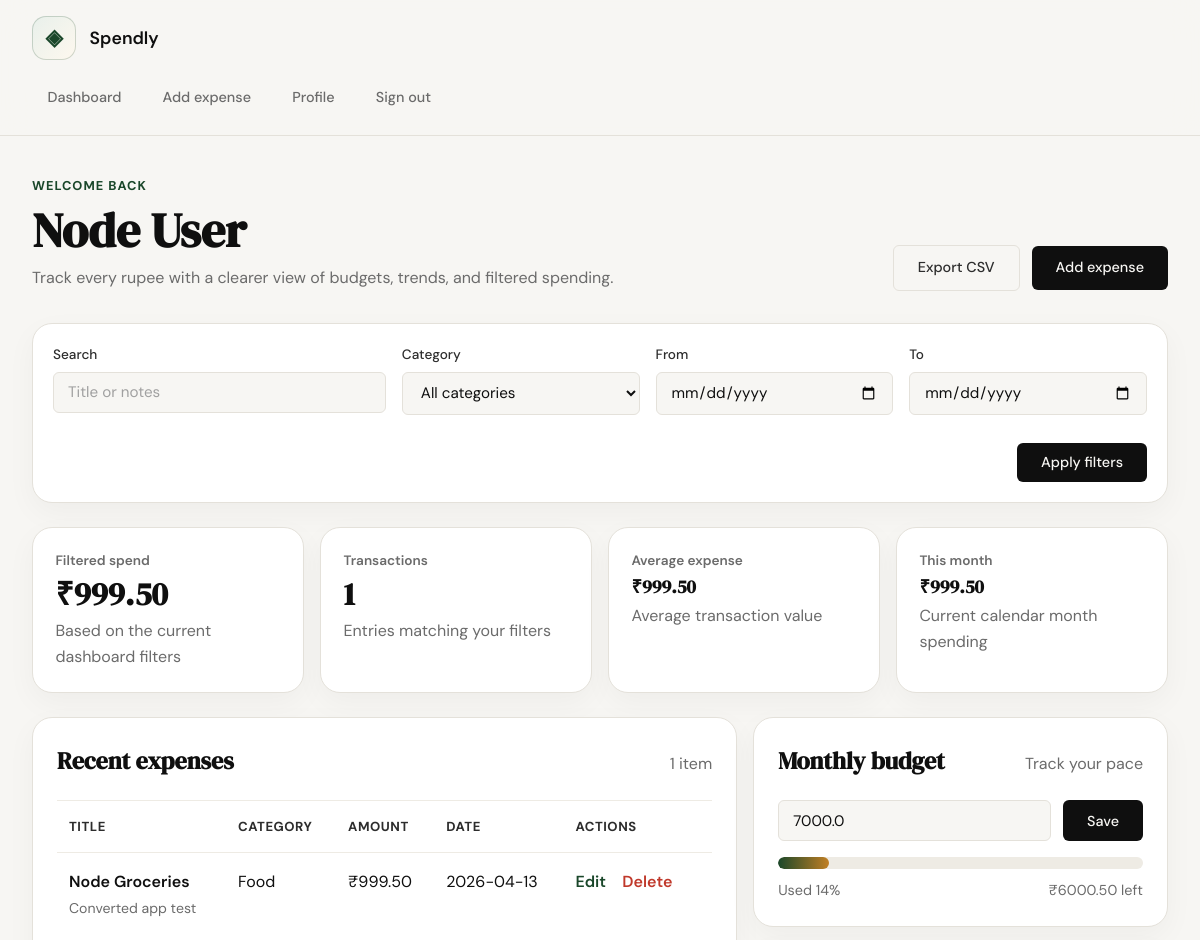
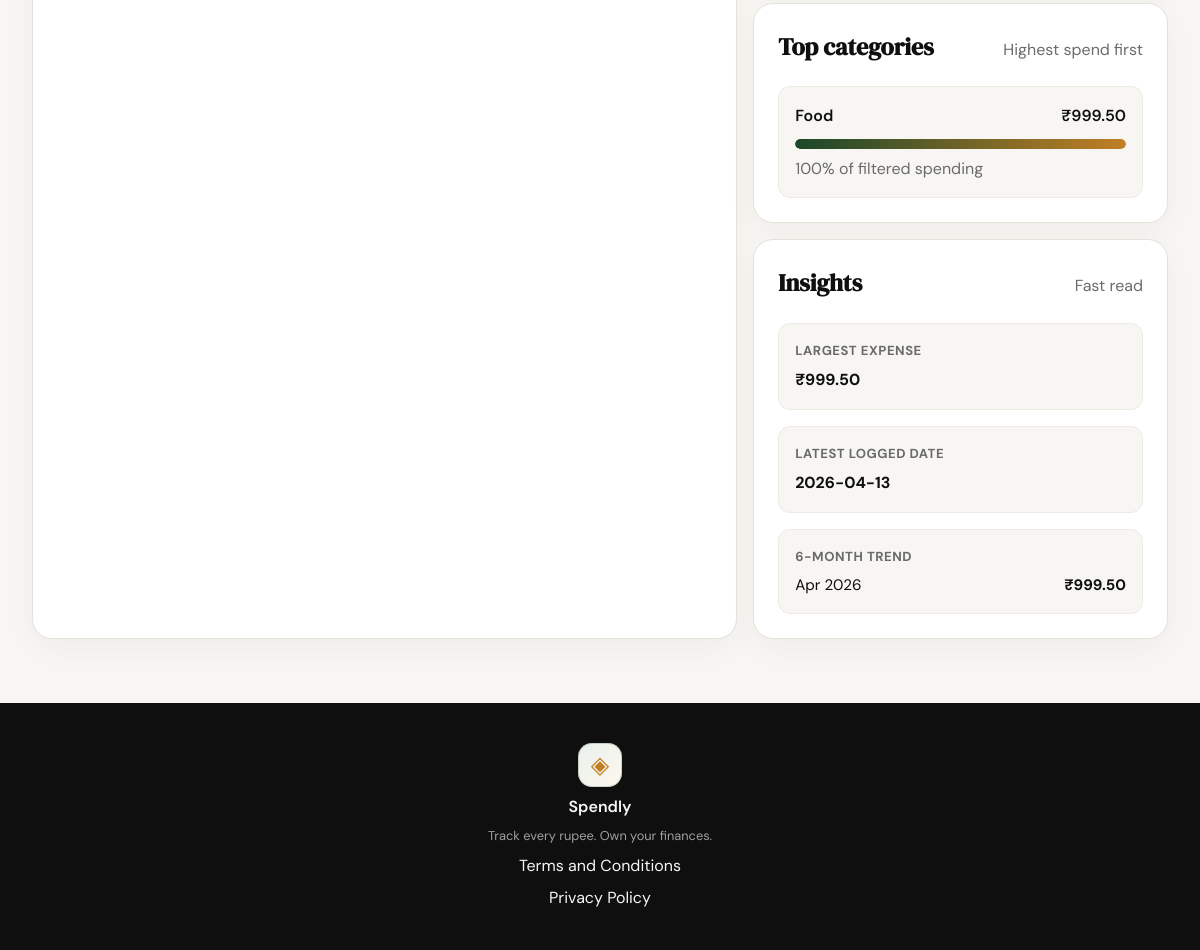
The app's page /dashboard (signed in) with its own data (2 pictures, top to bottom).
### tables this page shows
CREATE TABLE users (
                id INTEGER PRIMARY KEY AUTOINCREMENT,
                name TEXT NOT NULL,
                email TEXT UNIQUE NOT NULL,
                password_hash TEXT NOT NULL
            );

CREATE TABLE expenses (
                id INTEGER PRIMARY KEY AUTOINCREMENT,
                user_id INTEGER NOT NULL,
                title TEXT NOT NULL,
                category TEXT NOT NULL,
                amount REAL NOT NULL CHECK(amount > 0),
                expense_date TEXT NOT NULL,
                notes TEXT,
                created_at TEXT NOT NULL DEFAULT CURRENT_TIMESTAMP,
                FOREIGN KEY (user_id) REFERENCES users(id) ON DELETE CASCADE
            );

CREATE TABLE budgets (
                user_id INTEGER PRIMARY KEY,
                monthly_budget REAL NOT NULL CHECK(monthly_budget >= 0),
                updated_at TEXT NOT NULL DEFAULT CURRENT_TIMESTAMP,
                FOREIGN KEY (user_id) REFERENCES users(id) ON DELETE CASCADE
            );

### app.py (the view)
@app.route("/dashboard")
@login_required
def dashboard():
    return render_template("dashboard.html", **dashboard_context(get_dashboard_filters()))

### app.py (called while the page is built)
def login_required(view):
    @wraps(view)
    def wrapped_view(*args, **kwargs):
        if g.user is None:
            flash("Please sign in to continue.", "error")
            return redirect(url_for("login"))
        return view(*args, **kwargs)
    return wrapped_view

@app.before_request
def load_current_user():
    user_id = session.get("user_id")
    g.user = get_user_by_id(user_id) if user_id else None

@app.context_processor
def inject_globals():
    return {"categories": CATEGORIES}

def get_dashboard_filters():
    filters = {
        "q": request.args.get("q", "").strip(),
        "category": request.args.get("category", "").strip(),
        "start_date": request.args.get("start_date", "").strip(),
        "end_date": request.args.get("end_date", "").strip(),
    }
    if filters["category"] and filters["category"] not in CATEGORIES:
        filters["category"] = ""
    if filters["start_date"] and not parse_date(filters["start_date"]):
        filters["start_date"] = ""
    if filters["end_date"] and not parse_date(filters["end_date"]):
        filters["end_date"] = ""
    return filters

### database/db.py (called while the page is built)
def get_db():
    conn = sqlite3.connect(DATABASE)
    conn.row_factory = sqlite3.Row
    conn.execute("PRAGMA foreign_keys = ON")
    return conn

def get_user_by_id(user_id):
    with get_db() as db:
        return db.execute(
            "SELECT * FROM users WHERE id = ?",
            (user_id,),
        ).fetchone()

def _build_expense_filters(user_id, filters=None):
    filters = filters or {}
    clauses = ["user_id = ?"]
    params = [user_id]
    search = (filters.get("q") or "").strip()
    if search:
        clauses.append("(LOWER(title) LIKE ? OR LOWER(COALESCE(notes, '')) LIKE ?)")
        like = f"%{search.lower()}%"
        params.extend([like, like])
    category = (filters.get("category") or "").strip()
    if category:
        clauses.append("category = ?")
        params.append(category)
    start_date = (filters.get("start_date") or "").strip()
    if start_date:
        clauses.append("expense_date >= ?")
        params.append(start_date)
    end_date = (filters.get("end_date") or "").strip()
    if end_date:
        clauses.append("expense_date <= ?")
        params.append(end_date)
    return " AND ".join(clauses), params

def get_budget_for_user(user_id):
    with get_db() as db:
        return db.execute(
            "SELECT monthly_budget FROM budgets WHERE user_id = ?",
            (user_id,),
        ).fetchone()

### templates/dashboard.html (shortened to what this page needs)
{% extends "base.html" %}
{% block content %}
<section class="dashboard-page">
    <div class="dashboard-shell">
        <div class="dashboard-header">
            <div>
                <p class="dashboard-eyebrow">Welcome back</p>
                <h1 class="dashboard-title">{{ g.user["name"] }}</h1>
                <p class="dashboard-subtitle">Track every rupee with a clearer view of budgets, trends, and filtered spending.</p>
            </div>
            <div class="header-actions">
                <a href="{{ url_for('export_expenses', q=filters['q'], category=filters['category'], start_date=filters['start_date'], end_date=filters['end_date']) }}" class="btn-ghost">Export CSV</a>
                <a href="{{ url_for('add_expense') }}" class="btn-primary">Add expense</a>
            </div>
        </div>
        <form method="GET" action="{{ url_for('dashboard') }}" class="filter-card">
            <div class="filter-grid">
                <div class="form-group">
                    <label for="q">Search</label>
                    <input id="q" name="q" class="form-input" placeholder="Title or notes" value="{{ filters['q'] }}">
                </div>
                <div class="form-group">
                    <label for="category">Category</label>
                    <select id="category" name="category" class="form-input">
                        <option value="">All categories</option>
                    </select>
                </div>
                <div class="form-group">
                    <label for="start_date">From</label>
                    <input type="date" id="start_date" name="start_date" class="form-input" value="{{ filters['start_date'] }}">
                </div>
                <div class="form-group">
                    <label for="end_date">To</label>
                    <input type="date" id="end_date" name="end_date" class="form-input" value="{{ filters['end_date'] }}">
                </div>
            </div>
            <div class="filter-actions">
                <button type="submit" class="btn-primary">Apply filters</button>
            </div>
        </form>
        <div class="stats-grid">
            <article class="stat-panel">
                <span class="stat-label">Filtered spend</span>
                <strong class="stat-value">₹{{ "%.2f"|format(total_amount) }}</strong>
                <span class="stat-meta">Based on the current dashboard filters</span>
            </article>
            <article class="stat-panel">
                <span class="stat-label">Transactions</span>
                <strong class="stat-value">{{ summary["total_count"] }}</strong>
                <span class="stat-meta">Entries matching your filters</span>
            </article>
            <article class="stat-panel">
                <span class="stat-label">Average expense</span>
                <strong class="stat-value stat-value--small">₹{{ "%.2f"|format(average_amount) }}</strong>
                <span class="stat-meta">Average transaction value</span>
            </article>
            <article class="stat-panel">
                <span class="stat-label">This month</span>
                <strong class="stat-value stat-value--small">₹{{ "%.2f"|format(monthly_spend) }}</strong>
                <span class="stat-meta">Current calendar month spending</span>
            </article>
        </div>
        <div class="dashboard-grid">
            <section class="dashboard-card">
                <div class="card-head">
                    <h2>Recent expenses</h2>
                    {% if expenses %}
                    <span class="card-note">{{ expenses|length }} item{{ "" if expenses|length == 1 else "s" }}</span>
                    {% endif %}
                </div>
                {% if expenses %}
                <div class="table-wrap">
                    <table class="expense-table">
                        <thead>
                            <tr>
                                <th>Title</th>
                                <th>Category</th>
                                <th>Amount</th>
                                <th>Date</th>
                                <th>Actions</th>
                            </tr>
                        </thead>
                        <tbody>
                            {% for expense in expenses %}
                            <tr>
                                <td>
                                    <div class="expense-title">{{ expense["title"] }}</div>
                                    {% if expense["notes"] %}
                                    <div class="expense-notes">{{ expense["notes"] }}</div>
                                    {% endif %}
                                </td>
                                <td>{{ expense["category"] }}</td>
                                <td>₹{{ "%.2f"|format(expense["amount"]) }}</td>
                                <td>{{ expense["expense_date"] }}</td>
                                <td class="expense-actions">
                                    <a href="{{ url_for('edit_expense', id=expense['id']) }}">Edit</a>
                                    <a href="{{ url_for('delete_expense', id=expense['id']) }}" class="link-danger">Delete</a>
                                </td>
                            </tr>
                            {% endfor %}
                        </tbody>
                    </table>
                </div>
                {% else %}
                <div class="empty-state">
                    <h3>No matching expenses</h3>
                    <p>{% if has_active_filters %}Try clearing or adjusting your filters.{% else %}Add your first entry to start tracking where your money goes.{% endif %}</p>
                    <a href="{{ url_for('add_expense') }}" class="btn-primary">Add expense</a>
                </div>
                {% endif %}
            </section>
            <section class="dashboard-stack">
                <article class="dashboard-card">
                    <div class="card-head">
                        <h2>Monthly budget</h2>
                        <span class="card-note">Track your pace</span>
                    </div>
                    <form method="POST" action="{{ url_for('update_budget') }}" class="budget-form">
                        <div class="budget-input-row">
                            <input type="number" step="0.01" min="0" name="monthly_budget" class="form-input" value="{{ monthly_budget if monthly_budget else '' }}" placeholder="Set monthly budget">
                            <button type="submit" class="btn-primary">Save</button>
                        </div>
                    </form>
                    {% if monthly_budget %}
                    <div class="budget-meter">
                        <div class="budget-meter-track">
                            <div class="budget-meter-fill {% if budget_used_pct > 100 %}budget-meter-fill--over{% endif %}" style="width: {{ 100 if budget_used_pct > 100 else budget_used_pct }}%"></div>
                        </div>
                        <div class="budget-meta">
                            <span>Used {{ budget_used_pct }}%</span>
                            <span>
                                {% if remaining_budget >= 0 %}
                                ₹{{ "%.2f"|format(remaining_budget) }} left
                                {% else %}
                                ₹{{ "%.2f"|format(remaining_budget|abs) }} over budget
                                {% endif %}
                            </span>
                        </div>
                    </div>
                    {% else %}
                    <p class="empty-copy">Set a monthly budget to compare it with your current month spending.</p>
                    {% endif %}
                </article>
                <article class="dashboard-card">
                    <div class="card-head">
                        <h2>Top categories</h2>
                        <span class="card-note">Highest spend first</span>
                    </div>
                    {% if category_rows %}
                    <div class="category-stack">
                        {% for row in category_rows %}
                        <div class="category-row">
                            <div class="category-row-top">
                                <span>{{ row["category"] }}</span>
                                <span>₹{{ "%.2f"|format(row["total"]) }}</span>
                            </div>
                            <div class="category-bar-track">
                                <div class="category-bar-fill" style="width: {{ row['percentage'] }}%"></div>
                            </div>
                            <div class="category-row-bottom">{{ row["percentage"] }}% of filtered spending</div>
                        </div>
                        {% endfor %}
                    </div>
                    {% else %}
                    <div class="empty-state empty-state--compact">
                        <h3>No category data yet</h3>
                        <p>Your category breakdown will appear here after you log expenses.</p>
                    </div>
                    {% endif %}
                </article>
                <article class="dashboard-card">
                    <div class="card-head">
                        <h2>Insights</h2>
                        <span class="card-note">Fast read</span>
                    </div>
                    <div class="insight-list">
                        <div class="insight-item">
                            <span class="insight-label">Largest expense</span>
                            <strong>₹{{ "%.2f"|format(max_amount) }}</strong>
                        </div>
                        <div class="insight-item">
                            <span class="insight-label">Latest logged date</span>
                            <strong>{{ summary["latest_date"] if summary["latest_date"] else "No entries yet" }}</strong>
                        </div>
                        <div class="insight-item">
                            <span class="insight-label">6-month trend</span>
                            <div class="trend-list">
                                {% if trend_rows %}
                                    {% for row in trend_rows %}
                                    <div class="trend-item">
                                        <span>{{ row["label"] }}</span>
                                        <strong>₹{{ "%.2f"|format(row["total"]) }}</strong>
                                    </div>
                                    {% endfor %}
                                {% else %}
                                <span class="empty-copy">Monthly trend appears after you add expenses.</span>
                                {% endif %}
                            </div>
                        </div>
                    </div>
                </article>
            </section>
        </div>
    </div>
</section>
{% endblock %}

### records on screen
users: user.name "Node User"
expenses: title "Node Groceries", notes "Converted app test", category "Food", amount "999.50", expense_date "2026-04-13", total "999.50", percentage "100"
budgets: monthly_budget "7000.0"

### other values on screen
{{ "%.2f"|format(total_amount) }} "999.50"
{{ summary["total_count"] }} "1"
{{ "%.2f"|format(average_amount) }} "999.50"
{{ "%.2f"|format(monthly_spend) }} "999.50"
{{ expenses|length }} "1"
{{ budget_used_pct }} "14"
{{ "%.2f"|format(remaining_budget) }} "6000.50"
{{ "%.2f"|format(max_amount) }} "999.50"
{{ summary["latest_date"] if summary["latest_date"] else "No entries yet" }} "2026-04-13"
{{ row["label"] }} "Apr 2026"
{{ "%.2f"|format(row["total"]) }} "999.50"
